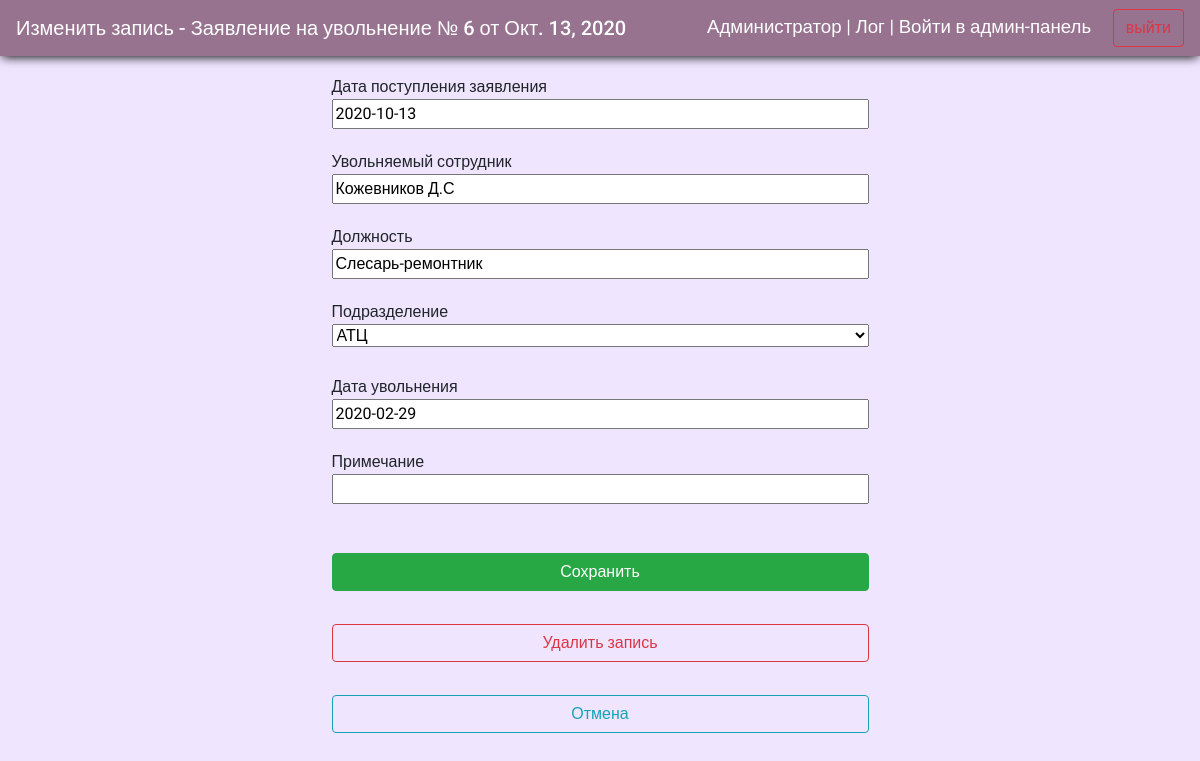
/journals/letters_of_resignation/6/edit (signed in), run on the app's committed database.
### reg_jounals/models.py (models this page shows)
class LetterOfResignation(models.Model):
    lor_date = models.DateField(help_text="Введите дату поступления заявления", verbose_name="Дата поступления заявления", db_index=True)
    lor_number = models.CharField(default='',max_length=10, help_text="Введите номер документа", verbose_name='Номер документа', db_index=True)
    lor_employee = models.CharField(max_length=256, help_text="Введите ФИО увольняемого сотрудника", verbose_name="Увольняемый сотрудник")
    lor_position = models.CharField(max_length=256, help_text="Введите должность увольняемого сотрудника", verbose_name="Должность")
    lor_departament = models.ForeignKey('Departments', on_delete=models.CASCADE, verbose_name="Подразделение ", default="1")
    lor_dateOfRes = models.DateField(help_text="Введите дату увольнения", verbose_name="Дата увольнения", db_index=True)
    lor_additionalData = models.CharField(blank=True, default="примечание", max_length=256, help_text="Введите примечание", verbose_name="Примечание")
    lor_res_officer = models.CharField(blank=True, editable=False,  max_length=256, help_text="Сотрудник, который внес документ в систему ", verbose_name='Ответственный сотрудник')
    class Meta:
        ordering = ["id"]
        verbose_name = 'Заявление на увольнение'
        verbose_name_plural = 'Заявления на увольнение'

### reg_jounals/views.py (the view, shortened to what this page needs)
# urls.py: path('letters_of_resignation/<int:id>/edit', views.upd_LetterOfResignation, name='letter_resignation_upd_url'),
def upd_LetterOfResignation(request, id):
    if request.user.is_authenticated:
        if request.method == "GET":
            letter = LetterOfResignation.objects.get(id__iexact=id)
            bound_form = LetterOfResignation_form(instance=letter)
            return render(request, 'reg_jounals/LetterOfResignation_upd.html', context={'form':bound_form, 'letter':letter})

### reg_jounals/forms.py (shortened to what this page needs)
class LetterOfResignation_form(forms.ModelForm):
    class Meta:
        model = LetterOfResignation
        fields = ['lor_date',
    'lor_employee',
    'lor_position',
    'lor_departament',
    'lor_dateOfRes',
    'lor_additionalData']

### reg_jounals/models.py (called while the page is built)
    def __str__(self):
        doc_fullname = self.dep_name
        return doc_fullname

### reg_jounals/templates/reg_jounals/LetterOfResignation_upd.html (shortened to what this page needs)
{% extends "reg_jounals/index.html" %}
{%block header%}Изменить запись - Заявление на увольнение № {{letter.id}} от {{letter.lor_date}}{% endblock %}
{%block content%}
<form class="add_form" action="" method="post">
  {% for field in form %}
  <p>{{field.label}}{{ field }}</p>
  {% endfor%}
  <input class="btn btn-success" type="submit" value="Сохранить" />
  <a class="btn btn-outline-danger" id="sure_btn" onclick="OpenSureDialog()">Удалить запись</a>
  <a class="btn btn-outline-info" href="..">Отмена</a>
</form>
{%endblock%}

### reg_jounals/templates/reg_jounals/index.html (shortened to what this page needs)
<!DOCTYPE html>
<html  lang="en">
<head>
  {%load static%}
  <link rel="stylesheet" href="{% static 'css/style.css'%}">
  <link rel="stylesheet" href="{% static 'css/VacList.css'%}">
  <link rel="stylesheet" href="https://cdn.jsdelivr.net/npm/bootstrap@4.5.3/dist/css/bootstrap.min.css">
</head>
<body onload="TextDisabled()">
  <header>
    <nav class="navbar navbar-light ">
    <span class="navbar-brand mb-0 h1">{%block header%} {%endblock%}</span><span style="text-align: right; float: right;font-size: 14pt;">  {{ user.first_name }} {% if request.user.is_superuser%}  <a style="color:white;" href="{% url 'logfile' %}">| Лог |</a> <a style="color:white;" href="/admin/">Войти в админ-панель</a>{%endif%} <a class="btn btn-outline-danger" style="margin-left: 17px;" href="{% url 'logout'%}">выйти</a></span>
  </header>
<div class="container">
    {%block content%}{%endblock%}
  </div>
</body>
</html>

### reg_jounals/static/css/style.css (style rules this page uses)
* { font-family: 'Roboto', sans-serif; }
body { background: #white !important; background-color: #efe5ff !important; }
.navbar-light .navbar-brand { color: rgb(255 255 255) !important; }
.add_form { display: grid; grid-template-rows: repeat(5, 42px); grid-template-columns: repeat(1, 100%); grid-gap: 33px; padding: 9px; width: 50%; margin: 0 auto; }
.add_form input { width: 100%; }
.add_form select { width: 100%; }
.add_form a { width: 100%; }
.container { margin-top: 10px; }
.navbar { color: white; background: #977390; box-shadow: 0 3px 10px -2px black; }

### data on the page
LetterOfResignation: id "6", lor_date "Окт. 13, 2020", form "2020-10-13" "Кожевников Д.С" "Слесарь-ремонтник" "АТЦ" "2020-02-29"

### other printed values
{{ user.first_name }} "Администратор"
{{ field.label }} "Дата поступления заявления" "Увольняемый сотрудник" "Должность" "Подразделение" "Дата увольнения" "Примечание"
